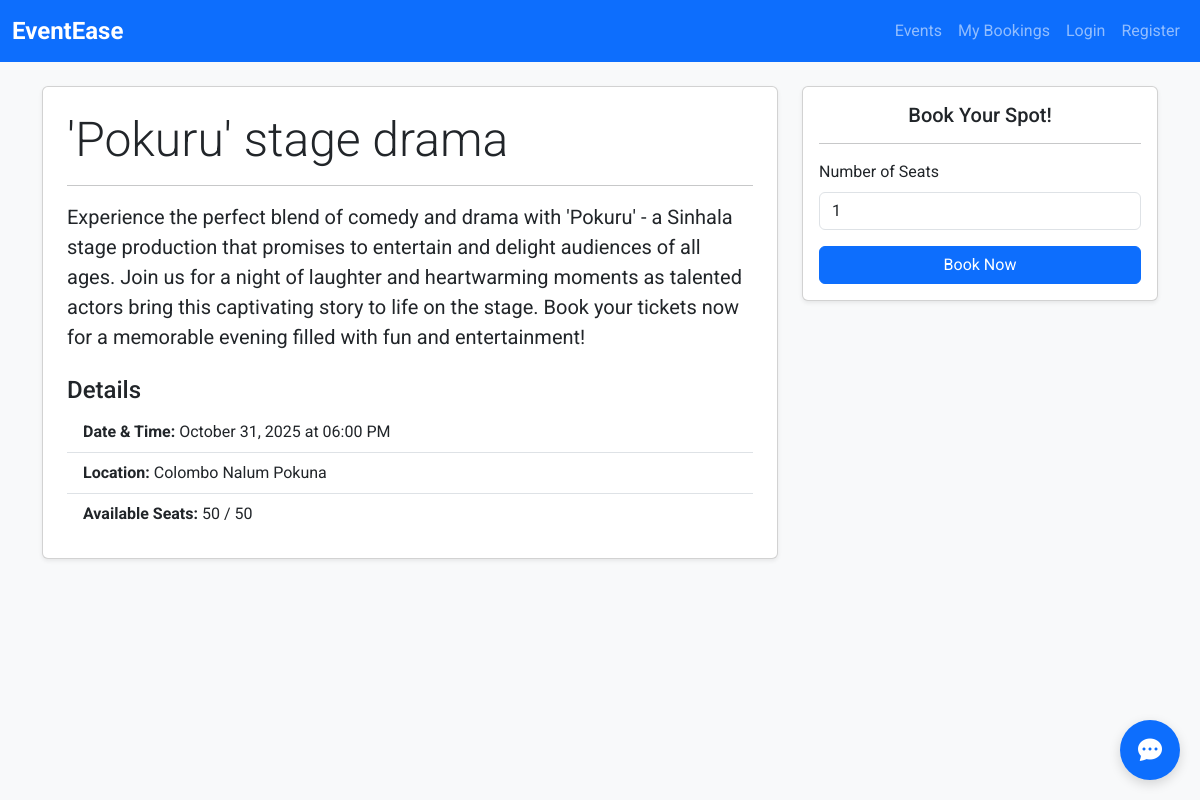
The page /events/3 on the database as committed earlier.
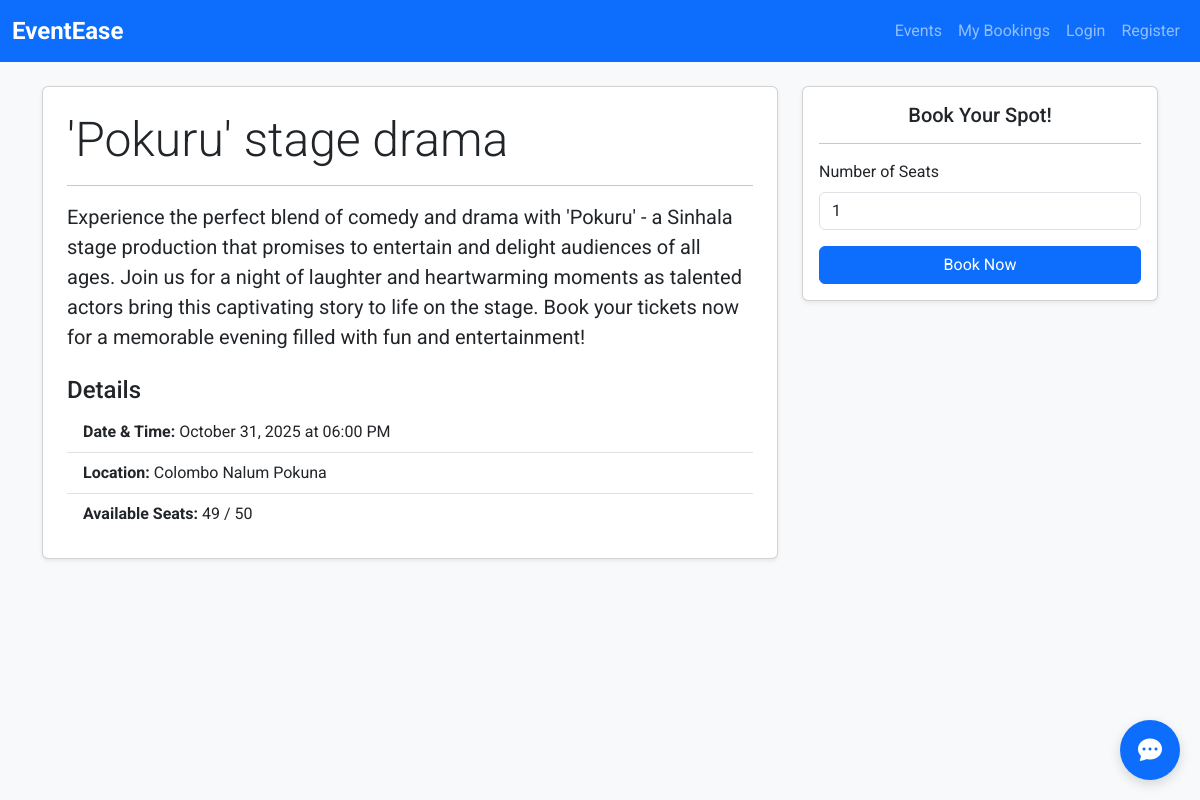
The same page on the database as committed later.
### models.py (models this page shows)
class Event(Base):
    __tablename__ = "events"
    id = Column(Integer, primary_key=True, index=True)
    title = Column(String, index=True, nullable=False)
    description = Column(String)
    location = Column(String, nullable=False)
    date_time = Column(DateTime, nullable=False)
    total_seats = Column(Integer, nullable=False)
    available_seats = Column(Integer, nullable=False)
    creator_id = Column(Integer, ForeignKey("users.id"))
    creator = relationship("User", back_populates="events")
    bookings = relationship("Booking", back_populates="event")

### app.py (the view)
@app.get("/events/{event_id}", include_in_schema=False)
def get_event_detail_page(request: Request, event_id: int, db: Session = Depends(get_db)):
    event = event_crud.get_event(db, event_id=event_id)
    if not event:
         raise HTTPException(status_code=status.HTTP_404_NOT_FOUND, detail="Event not found")
    return templates.TemplateResponse("event_detail.html", {"request": request, "event": event})

### templates/event_detail.html (shortened to what this page needs)
{% extends "base.html" %}
{% block content %}
<div class="row">
    <div class="col-lg-8 mb-4">
        <div class="card shadow-sm h-100">
            <div class="card-body p-4">
                <h1 class="display-5">{{ event.title }}</h1>
                <hr>
                <p class="fs-5">{{ event.description }}</p>
                <h4 class="mt-4">Details</h4>
                <ul class="list-group list-group-flush">
                    <li class="list-group-item">
                        <strong>Date & Time:</strong> {{ event.date_time.strftime('%B %d, %Y at %I:%M %p') }}
                    </li>
                    <li class="list-group-item">
                        <strong>Location:</strong> {{ event.location }}
                    </li>
                    <li class="list-group-item">
                        <strong>Available Seats:</strong> {{ event.available_seats }} / {{ event.total_seats }}
                    </li>
                </ul>
            </div>
        </div>
    </div>
    <div class="col-lg-4 mb-4">
        <div class="card shadow-sm">
            <div class="card-body">
                <h5 class="card-title text-center">Book Your Spot!</h5>
                <hr>
                <form id="booking-form">
                    <div class="mb-3">
                        <label for="number_of_seats" class="form-label">Number of Seats</label>
                        <input type="number" class="form-control" id="number_of_seats" value="1" min="1" max="{{ event.available_seats }}" required>
                    </div>
                    <button type="submit" class="btn btn-primary w-100">Book Now</button>
                </form>
            </div>
        </div>
    </div>
</div>
{% endblock %}

### templates/base.html (shortened to what this page needs)
<!DOCTYPE html>
<html lang="en">
<head>
    <link href="https://cdn.jsdelivr.net/npm/bootstrap@5.3.3/dist/css/bootstrap.min.css" rel="stylesheet">
    <link rel="stylesheet" href="https://cdn.jsdelivr.net/npm/bootstrap-icons@1.11.3/font/bootstrap-icons.min.css">
    <link href="{{ url_for('static', path='/css/style.css') }}" rel="stylesheet">
</head>
<body>
    <nav class="navbar navbar-expand-lg navbar-dark bg-primary">
        <div class="container-fluid">
            <a class="navbar-brand" href="/">EventEase</a>
            <div class="collapse navbar-collapse" id="navbarNav">
                <ul class="navbar-nav ms-auto">
                    <li class="nav-item">
                        <a class="nav-link" href="/events">Events</a>
                    </li>
                    <li class="nav-item">
                        <a class="nav-link" href="/bookings/me">My Bookings</a>
                    </li>
                    <li class="nav-item">
                        <a class="nav-link" href="/users/login">Login</a>
                    </li>
                    <li class="nav-item">
                        <a class="nav-link" href="/users/register">Register</a>
                    </li>
                </ul>
            </div>
        </div>
    </nav>
    <main class="container mt-4">
        {% block content %}{% endblock %}
    </main>
    <button class="chat-bubble" data-bs-toggle="modal" data-bs-target="#chatModal">
        <i class="bi bi-chat-dots-fill fs-4"></i>
    </button>
</body>
</html>

### static/css/style.css (style rules this page uses)
body { font-family: 'Roboto', sans-serif; background-color: #f8f9fa; }
.navbar-brand { font-weight: 700; font-size: 1.5rem; }
.chat-bubble { position: fixed; bottom: 20px; right: 20px; width: 60px; height: 60px; background-color: var(--bs-primary); color: white; border-radius: 50%; border: none; display: flex; align-items: center; justify-content: center; box-shadow: 0 4px 12px rgba(0,0,0,0.15); z-index: 1050; transition: all 0.2s ease-in-out; }

Rows that differ between the two databases and show on the page:
changed Event "'Pokuru' stage drama": available_seats "50" → "49"
